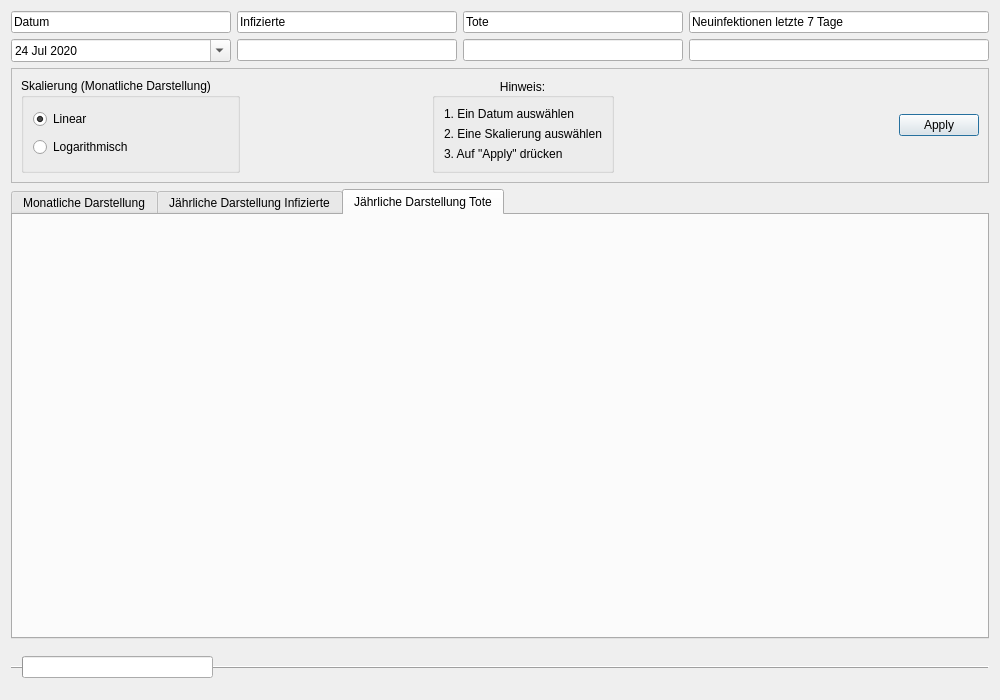
<?xml version="1.0" encoding="UTF-8"?>
<ui version="4.0">
 <class>Estland</class>
 <widget class="QDialog" name="Estland">
  <property name="geometry">
   <rect>
    <x>0</x>
    <y>0</y>
    <width>1000</width>
    <height>700</height>
   </rect>
  </property>
  <property name="windowTitle">
   <string>Estland</string>
   </property>
   <layout class="QVBoxLayout" name="verticalLayout_7">
    <item>
     <layout class="QGridLayout" name="gridLayout">
      <item row="2" column="0">
       <widget class="QLineEdit" name="lineEdit_3">
        <property name="text">
         <string>Datum</string>
        </property>
        <property name="readOnly">
         <bool>true</bool>
        </property>
       </widget>
      </item>
      <item row="4" column="4">
       <widget class="QLineEdit" name="lineEdit_7">
        <property name="readOnly">
         <bool>true</bool>
        </property>
       </widget>
      </item>
      <item row="2" column="4">
       <widget class="QLineEdit" name="lineEdit_2">
        <property name="minimumSize">
         <size>
          <width>300</width>
          <height>0</height>
         </size>
        </property>
        <property name="text">
         <string>Neuinfektionen letzte 7 Tage</string>
        </property>
        <property name="readOnly">
         <bool>true</bool>
        </property>
       </widget>
      </item>
      <item row="4" column="0">
       <widget class="QDateEdit" name="dateEdit">
        <property name="readOnly">
         <bool>false</bool>
        </property>
        <property name="buttonSymbols">
         <enum>QAbstractSpinBox::NoButtons</enum>
        </property>
        <property name="accelerated">
         <bool>false</bool>
        </property>
        <property name="dateTime">
         <datetime>
          <hour>0</hour>
          <minute>0</minute>
          <second>0</second>
          <year>2020</year>
          <month>7</month>
          <day>24</day>
         </datetime>
        </property>
        <property name="minimumDateTime">
         <datetime>
          <hour>0</hour>
          <minute>0</minute>
          <second>0</second>
          <year>2020</year>
          <month>1</month>
          <day>1</day>
         </datetime>
        </property>
        <property name="currentSection">
         <enum>QDateTimeEdit::DaySection</enum>
        </property>
        <property name="calendarPopup">
         <bool>true</bool>
        </property>
        <property name="timeSpec">
         <enum>Qt::LocalTime</enum>
        </property>
        <property name="date">
         <date>
          <year>2020</year>
          <month>7</month>
          <day>24</day>
         </date>
        </property>
       </widget>
      </item>
      <item row="2" column="1">
       <widget class="QLineEdit" name="lineEdit">
        <property name="text">
         <string>Infizierte</string>
        </property>
        <property name="readOnly">
         <bool>true</bool>
        </property>
       </widget>
      </item>
      <item row="4" column="1">
       <widget class="QLineEdit" name="lineEdit_4">
        <property name="readOnly">
         <bool>true</bool>
        </property>
       </widget>
      </item>
      <item row="4" column="2">
       <widget class="QLineEdit" name="lineEdit_6">
        <property name="readOnly">
         <bool>true</bool>
        </property>
       </widget>
      </item>
      <item row="2" column="2">
       <widget class="QLineEdit" name="lineEdit_5">
        <property name="text">
         <string>Tote</string>
        </property>
        <property name="readOnly">
         <bool>true</bool>
        </property>
       </widget>
      </item>
     </layout>
    </item>
    <item>
     <widget class="QFrame" name="frame">
      <property name="frameShape">
       <enum>QFrame::StyledPanel</enum>
      </property>
      <property name="frameShadow">
       <enum>QFrame::Raised</enum>
      </property>
      <layout class="QGridLayout" name="gridLayout_4">
       <item row="0" column="0">
        <widget class="QGroupBox" name="groupBox">
         <property name="enabled">
          <bool>true</bool>
         </property>
         <property name="title">
          <string>Skalierung (Monatliche Darstellung)</string>
         </property>
         <property name="flat">
          <bool>false</bool>
         </property>
         <property name="checkable">
          <bool>false</bool>
         </property>
         <layout class="QVBoxLayout" name="verticalLayout_6">
          <item>
           <widget class="QRadioButton" name="skalaLiear">
            <property name="text">
             <string>Linear</string>
            </property>
            <property name="checked">
             <bool>true</bool>
            </property>
           </widget>
          </item>
          <item>
           <widget class="QRadioButton" name="skalaLogarithm">
            <property name="text">
             <string>Logarithmisch</string>
            </property>
           </widget>
          </item>
         </layout>
        </widget>
       </item>
       <item row="0" column="6">
        <widget class="QDialogButtonBox" name="buttonBox">
         <property name="standardButtons">
          <set>QDialogButtonBox::Apply</set>
         </property>
         <property name="centerButtons">
          <bool>false</bool>
         </property>
        </widget>
       </item>
       <item row="0" column="4">
        <widget class="QGroupBox" name="groupBox_2">
         <property name="title">
          <string>Hinweis:</string>
         </property>
         <property name="alignment">
          <set>Qt::AlignCenter</set>
         </property>
         <property name="flat">
          <bool>false</bool>
         </property>
         <layout class="QGridLayout" name="gridLayout_6">
          <item row="0" column="0">
           <widget class="QLabel" name="label">
            <property name="text">
             <string>1. Ein Datum auswählen</string>
            </property>
           </widget>
          </item>
          <item row="1" column="0">
           <widget class="QLabel" name="label_2">
            <property name="text">
             <string>2. Eine Skalierung auswählen</string>
            </property>
           </widget>
          </item>
          <item row="2" column="0">
           <widget class="QLabel" name="label_3">
            <property name="text">
             <string>3. Auf &quot;Apply&quot; drücken</string>
            </property>
           </widget>
          </item>
         </layout>
        </widget>
       </item>
       <item row="0" column="1">
        <spacer name="horizontalSpacer">
         <property name="orientation">
          <enum>Qt::Horizontal</enum>
         </property>
         <property name="sizeHint" stdset="0">
          <size>
           <width>40</width>
           <height>20</height>
          </size>
         </property>
        </spacer>
       </item>
       <item row="0" column="2">
        <widget class="Line" name="line">
         <property name="orientation">
          <enum>Qt::Horizontal</enum>
         </property>
        </widget>
       </item>
       <item row="0" column="5">
        <spacer name="horizontalSpacer_2">
         <property name="orientation">
          <enum>Qt::Horizontal</enum>
         </property>
         <property name="sizeHint" stdset="0">
          <size>
           <width>40</width>
           <height>20</height>
          </size>
         </property>
        </spacer>
       </item>
      </layout>
     </widget>
    </item>
    <item>
     <layout class="QVBoxLayout" name="verticalLayout">
      <item>
       <widget class="QTabWidget" name="tabWidget">
        <property name="currentIndex">
         <number>2</number>
        </property>
        <widget class="QWidget" name="tab">
         <attribute name="title">
          <string>Monatliche Darstellung</string>
         </attribute>
         <layout class="QGridLayout" name="gridLayout_2">
          <item row="0" column="0">
           <layout class="QVBoxLayout" name="verticalLayout_3"/>
          </item>
         </layout>
        </widget>
        <widget class="QWidget" name="Tab_2">
         <attribute name="title">
          <string>Jährliche Darstellung Infizierte</string>
         </attribute>
         <layout class="QVBoxLayout" name="verticalLayout_5">
          <item>
           <layout class="QVBoxLayout" name="verticalLayout_4"/>
          </item>
         </layout>
        </widget>
        <widget class="QWidget" name="tab_3">
         <attribute name="title">
          <string>Jährliche Darstellung Tote</string>
         </attribute>
         <layout class="QVBoxLayout" name="verticalLayout_8">
          <item>
           <layout class="QVBoxLayout" name="verticalLayout_2"/>
          </item>
         </layout>
        </widget>
       </widget>
      </item>
     </layout>
    </item>
    <item>
     <widget class="QFrame" name="frame_2">
      <property name="frameShape">
       <enum>QFrame::HLine</enum>
      </property>
      <property name="frameShadow">
       <enum>QFrame::Raised</enum>
      </property>
      <layout class="QGridLayout" name="gridLayout_5">
       <item row="0" column="3">
        <spacer name="horizontalSpacer_4">
         <property name="orientation">
          <enum>Qt::Horizontal</enum>
         </property>
         <property name="sizeHint" stdset="0">
          <size>
           <width>40</width>
           <height>20</height>
          </size>
         </property>
        </spacer>
       </item>
       <item row="0" column="0">
        <widget class="QProgressBar" name="progressBar">
         <property name="value">
          <number>0</number>
         </property>
         <property name="textVisible">
          <bool>false</bool>
         </property>
         <property name="orientation">
          <enum>Qt::Horizontal</enum>
         </property>
        </widget>
       </item>
       <item row="0" column="4">
        <spacer name="horizontalSpacer_3">
         <property name="orientation">
          <enum>Qt::Horizontal</enum>
         </property>
         <property name="sizeHint" stdset="0">
          <size>
           <width>40</width>
           <height>20</height>
          </size>
         </property>
        </spacer>
       </item>
       <item row="0" column="2">
        <spacer name="horizontalSpacer_5">
         <property name="orientation">
          <enum>Qt::Horizontal</enum>
         </property>
         <property name="sizeHint" stdset="0">
          <size>
           <width>40</width>
           <height>20</height>
          </size>
         </property>
        </spacer>
       </item>
       <item row="0" column="1">
        <spacer name="horizontalSpacer_6">
         <property name="orientation">
          <enum>Qt::Horizontal</enum>
         </property>
         <property name="sizeHint" stdset="0">
          <size>
           <width>40</width>
           <height>20</height>
          </size>
         </property>
        </spacer>
       </item>
      </layout>
     </widget>
    </item>
   </layout>
  </widget>
  <resources/>
  <connections/>
 </ui>
